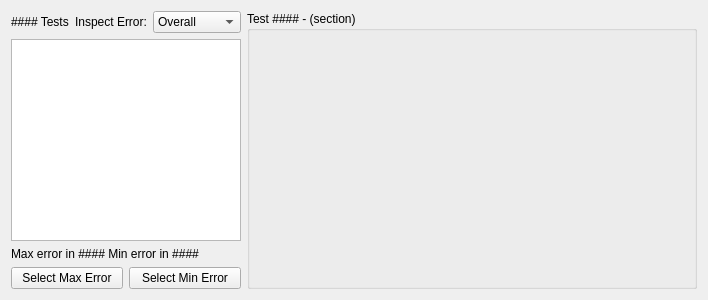
<?xml version="1.0" encoding="UTF-8"?>
<ui version="4.0">
 <class>eci2kep_test</class>
 <widget class="QWidget" name="eci2kep_test">
  <property name="geometry">
   <rect>
    <x>0</x>
    <y>0</y>
    <width>698</width>
    <height>300</height>
   </rect>
  </property>
  <property name="sizePolicy">
   <sizepolicy hsizetype="Preferred" vsizetype="MinimumExpanding">
    <horstretch>0</horstretch>
    <verstretch>0</verstretch>
   </sizepolicy>
  </property>
  <property name="minimumSize">
   <size>
    <width>0</width>
    <height>300</height>
   </size>
  </property>
  <property name="windowTitle">
   <string>Dialog</string>
  </property>
  <layout class="QHBoxLayout" name="horizontalLayout_3">
   <item>
    <layout class="QVBoxLayout" name="verticalLayout">
     <item>
      <layout class="QHBoxLayout" name="horizontalLayout_2">
       <item>
        <widget class="QLabel" name="TestCount">
         <property name="text">
          <string>#### Tests</string>
         </property>
        </widget>
       </item>
       <item>
        <widget class="QLabel" name="label">
         <property name="text">
          <string>Inspect Error:</string>
         </property>
        </widget>
       </item>
       <item>
        <widget class="QComboBox" name="comboBox">
         <item>
          <property name="text">
           <string>Overall</string>
          </property>
         </item>
         <item>
          <property name="text">
           <string>Period</string>
          </property>
         </item>
         <item>
          <property name="text">
           <string>a</string>
          </property>
         </item>
         <item>
          <property name="text">
           <string>e</string>
          </property>
         </item>
         <item>
          <property name="text">
           <string>h</string>
          </property>
         </item>
         <item>
          <property name="text">
           <string>beta angle</string>
          </property>
         </item>
         <item>
          <property name="text">
           <string>eta</string>
          </property>
         </item>
         <item>
          <property name="text">
           <string>i</string>
          </property>
         </item>
         <item>
          <property name="text">
           <string>raan</string>
          </property>
         </item>
         <item>
          <property name="text">
           <string>ap</string>
          </property>
         </item>
         <item>
          <property name="text">
           <string>alat</string>
          </property>
         </item>
         <item>
          <property name="text">
           <string>ma</string>
          </property>
         </item>
         <item>
          <property name="text">
           <string>ta</string>
          </property>
         </item>
         <item>
          <property name="text">
           <string>ea</string>
          </property>
         </item>
         <item>
          <property name="text">
           <string>mm</string>
          </property>
         </item>
         <item>
          <property name="text">
           <string>fa</string>
          </property>
         </item>
        </widget>
       </item>
       <item>
        <spacer name="horizontalSpacer">
         <property name="orientation">
          <enum>Qt::Horizontal</enum>
         </property>
         <property name="sizeHint" stdset="0">
          <size>
           <width>40</width>
           <height>20</height>
          </size>
         </property>
        </spacer>
       </item>
      </layout>
     </item>
     <item>
      <widget class="QListWidget" name="TestList">
       <property name="sizePolicy">
        <sizepolicy hsizetype="MinimumExpanding" vsizetype="Expanding">
         <horstretch>0</horstretch>
         <verstretch>0</verstretch>
        </sizepolicy>
       </property>
       <property name="minimumSize">
        <size>
         <width>200</width>
         <height>0</height>
        </size>
       </property>
      </widget>
     </item>
     <item>
      <widget class="QLabel" name="testsOverview">
       <property name="text">
        <string>Max error in #### Min error in ####</string>
       </property>
      </widget>
     </item>
     <item>
      <layout class="QHBoxLayout" name="horizontalLayout">
       <item>
        <widget class="QPushButton" name="SelectMax">
         <property name="text">
          <string>Select Max Error</string>
         </property>
        </widget>
       </item>
       <item>
        <widget class="QPushButton" name="SelectMin">
         <property name="text">
          <string>Select Min Error</string>
         </property>
        </widget>
       </item>
      </layout>
     </item>
    </layout>
   </item>
   <item>
    <widget class="QGroupBox" name="groupBox">
     <property name="sizePolicy">
      <sizepolicy hsizetype="Fixed" vsizetype="Preferred">
       <horstretch>0</horstretch>
       <verstretch>0</verstretch>
      </sizepolicy>
     </property>
     <property name="minimumSize">
      <size>
       <width>450</width>
       <height>0</height>
      </size>
     </property>
     <property name="title">
      <string>Test #### - (section)</string>
     </property>
     <layout class="QHBoxLayout" name="horizontalLayout_4">
      <item>
       <widget class="QWidget" name="testInfo" native="true"/>
      </item>
     </layout>
    </widget>
   </item>
  </layout>
 </widget>
 <resources/>
 <connections/>
</ui>
